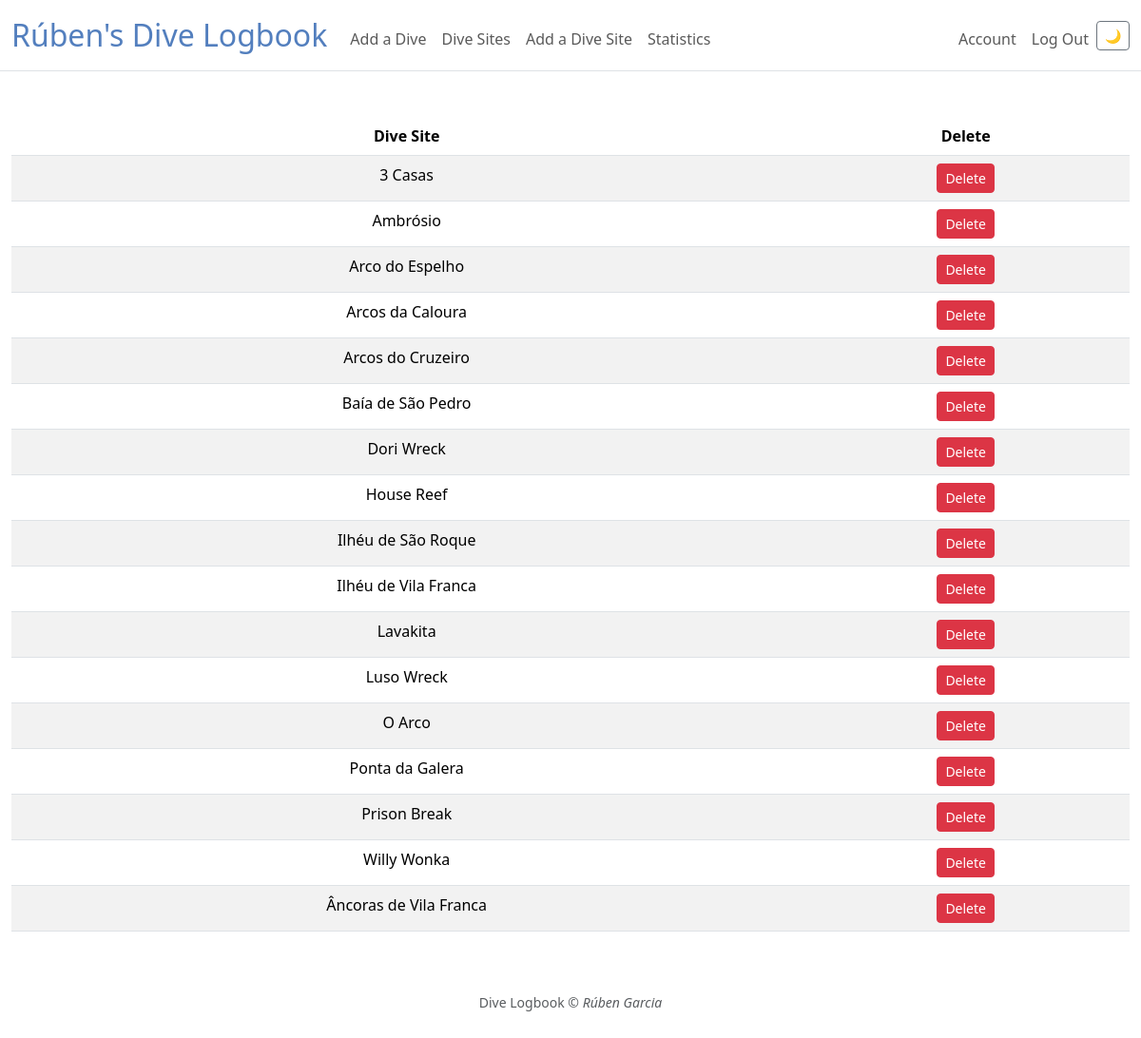
Screenshot of /dive_sites (signed in) with the database file from the repository.
### tables this page shows
CREATE TABLE "divesites" (
    "id" INTEGER,
    "divesite" TEXT NOT NULL UNIQUE,
    PRIMARY KEY("id")
);

### app.py (the view)
@app.route("/dive_sites", methods=["GET"])
@login_required
def dive_sites():
    dive_sites = db.execute("SELECT * FROM divesites ORDER BY divesite")
    return render_template("dive_sites.html", dive_sites=dive_sites)

### app.py (called while the page is built)
@app.after_request
def after_request(response):
    response.headers["Cache-Control"] = "no-cache, no-store, must-revalidate"
    response.headers["Expires"] = 0
    response.headers["Pragma"] = "no-cache"
    return response

### helpers.py (called while the page is built)
def login_required(f):
    @wraps(f)
    def decorated_function(*args, **kwargs):
        if session.get("user_id") is None:
            return redirect("/login")
        return f(*args, **kwargs)
    return decorated_function

### templates/dive_sites.html (shortened to what this page needs)
{% extends "layout.html" %}
{% block main %}
    <table class="table table-striped">
        <thead>
            <tr>
                <th class="text-center">Dive Site</th>
                <th class="text-center">Delete</th>
            </tr>
        </thead>
        <tbody>
            {% for site in dive_sites %}
                <tr>
                    <td class="text-center">{{ site.divesite }}</td>
                    <td class="text-center">
                        <form action="/delete_divesite" method="POST">
                            <button type="submit" class="btn btn-danger btn-sm" onclick="return confirm('Delete this dive site?');">Delete</button>
                        </form>
                    </td>
                </tr>
            {% endfor %}
        </tbody>
    </table>
{% endblock %}

### rows the page displays
divesites: divesite "3 Casas"
divesites: divesite "Ambrósio"
divesites: divesite "Arco do Espelho"
divesites: divesite "Arcos da Caloura"
divesites: divesite "Arcos do Cruzeiro"
divesites: divesite "Baía de São Pedro"
divesites: divesite "Dori Wreck"
divesites: divesite "House Reef"
divesites: divesite "Ilhéu de São Roque"
divesites: divesite "Ilhéu de Vila Franca"
divesites: divesite "Lavakita"
divesites: divesite "Luso Wreck"
divesites: divesite "O Arco"
divesites: divesite "Ponta da Galera"
divesites: divesite "Prison Break"
divesites: divesite "Willy Wonka"
divesites: divesite "Âncoras de Vila Franca"

### other values shown
{{ session["name"] }} "Rúben"
